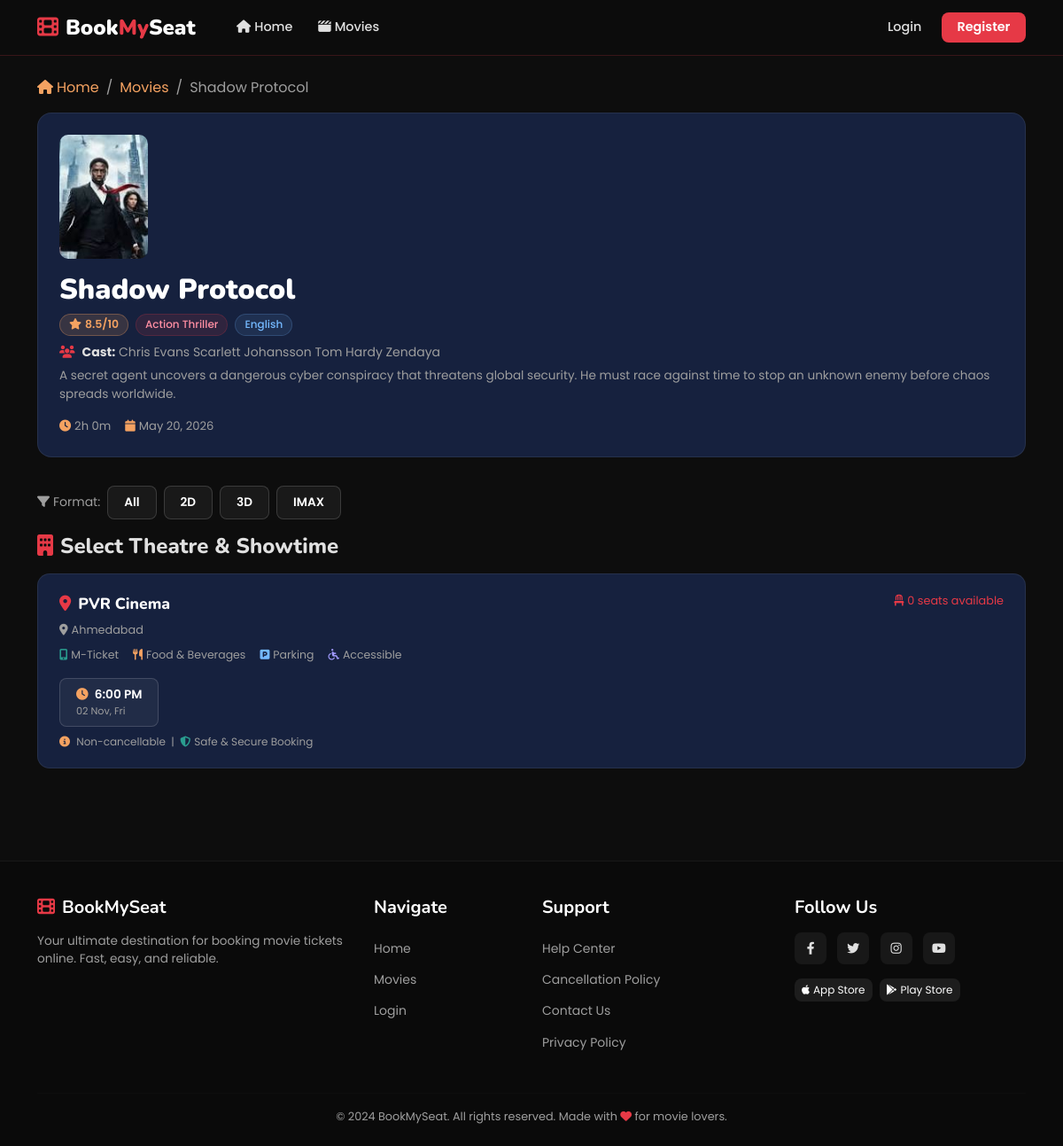
Page /movies/1/theaters/ on the committed database.
### movies/models.py (models this page shows, shortened)
class Movie(models.Model):
    name = models.CharField(max_length=255)
    image = models.ImageField(upload_to='movies/')
    rating = models.DecimalField(max_digits=3, decimal_places=1)
    cast = models.TextField()
    description = models.TextField(blank=True, null=True)
    genre = models.CharField(max_length=100, blank=True, null=True)
    language = models.CharField(max_length=50, default='English')
    duration = models.PositiveIntegerField(help_text='Duration in minutes', default=120)
    release_date = models.DateField(blank=True, null=True)
    def duration_display(self):
        hours = self.duration // 60
        minutes = self.duration % 60
        return f'{hours}h {minutes}m'

class Theater(models.Model):
    name = models.CharField(max_length=255)
    movie = models.ForeignKey(Movie, on_delete=models.CASCADE, related_name='theaters')
    time = models.DateTimeField()
    location = models.CharField(max_length=255, blank=True, null=True)
    total_seats = models.PositiveIntegerField(default=50)
    def available_seats_count(self):
        return self.seats.filter(is_booked=False).count()

### movies/views.py (the view)
# urls.py: path('<int:movie_id>/theaters/', views.theater_list, name='theater_list'),
def theater_list(request, movie_id):
    movie = get_object_or_404(Movie, id=movie_id)
    theaters = Theater.objects.filter(movie=movie)
    return render(request, 'movies/theater_list.html', {'movie': movie, 'theaters': theaters})

### templates/movies/theater_list.html (shortened to what this page needs)
{% extends "users/basic.html" %}
{% block content %}
<div class="container py-4">
  <nav aria-label="breadcrumb" class="mb-3">
    <ol class="breadcrumb">
      <li class="breadcrumb-item"><a href="/"><i class="fas fa-home me-1"></i>Home</a></li>
      <li class="breadcrumb-item"><a href="/movies/">Movies</a></li>
      <li class="breadcrumb-item active">{{ movie.name }}</li>
    </ol>
  </nav>
  <div class="movie-hero">
    <div class="d-flex gap-3 align-items-start flex-wrap">
      <img src="{{ movie.image.url }}" alt="{{ movie.name }}">
      <div class="flex-grow-1">
        <h2 style="font-family:'Nunito',sans-serif;font-weight:900;color:#fff;">{{ movie.name }}</h2>
        <div class="d-flex gap-2 flex-wrap mb-2">
          <span class="rating-badge"><i class="fas fa-star me-1"></i>{{ movie.rating }}/10</span>
          {% if movie.genre %}<span class="genre-badge">{{ movie.genre }}</span>{% endif %}
          {% if movie.language %}
          <span style="background:rgba(116,185,255,0.1);color:#74b9ff;border:1px solid rgba(116,185,255,0.2);border-radius:20px;padding:2px 10px;font-size:0.75rem;font-weight:500;">
            {{ movie.language }}
          </span>
          {% endif %}
        </div>
        {% if movie.cast %}
        <p style="color:var(--text-muted);font-size:0.875rem;margin-bottom:6px;">
          <i class="fas fa-users me-2" style="color:var(--red)"></i><strong style="color:var(--text-light);">Cast:</strong> {{ movie.cast }}
        </p>
        {% endif %}
        {% if movie.description %}
        <p style="color:var(--text-muted);font-size:0.85rem;">{{ movie.description }}</p>
        {% endif %}
        <div class="d-flex gap-3 flex-wrap mt-2" style="font-size:0.82rem;color:var(--text-muted);">
          {% if movie.duration %}<span><i class="fas fa-clock me-1" style="color:var(--accent)"></i>{{ movie.duration_display }}</span>{% endif %}
          {% if movie.release_date %}<span><i class="fas fa-calendar me-1" style="color:var(--accent)"></i>{{ movie.release_date }}</span>{% endif %}
        </div>
      </div>
    </div>
  </div>
  <div class="d-flex gap-2 mb-3 flex-wrap">
    <span style="color:var(--text-muted);font-size:0.875rem;align-self:center;"><i class="fas fa-filter me-1"></i>Format:</span>
    <button class="time-btn active">All</button>
    <button class="time-btn">2D</button>
    <button class="time-btn">3D</button>
    <button class="time-btn">IMAX</button>
  </div>
  <h4 style="font-family:'Nunito',sans-serif;font-weight:800;margin-bottom:1rem;">
    <i class="fas fa-building me-2" style="color:var(--red)"></i>Select Theatre & Showtime
  </h4>
  {% if theaters %}
    {% for theater in theaters %}
    <div class="theater-card">
      <div class="d-flex justify-content-between align-items-start flex-wrap gap-2 mb-3">
        <div>
          <div class="theater-name"><i class="fas fa-map-marker-alt me-2" style="color:var(--red)"></i>{{ theater.name }}</div>
          {% if theater.location %}
          <div class="theater-meta mt-1">
            <span><i class="fas fa-location-dot me-1"></i>{{ theater.location }}</span>
          </div>
          {% endif %}
          <div class="d-flex gap-3 mt-2 flex-wrap" style="font-size:0.78rem;color:var(--text-muted);">
            <span><i class="fas fa-mobile-alt me-1" style="color:var(--success)"></i>M-Ticket</span>
            <span><i class="fas fa-utensils me-1" style="color:var(--accent)"></i>Food & Beverages</span>
            <span><i class="fas fa-parking me-1" style="color:#74b9ff"></i>Parking</span>
            <span><i class="fas fa-wheelchair me-1" style="color:#a29bfe"></i>Accessible</span>
          </div>
        </div>
        <div class="text-end" style="font-size:0.8rem;color:var(--text-muted);">
          {% with avail=theater.available_seats_count %}
          <span style="color:{% if avail < 10 %}var(--red){% else %}var(--success){% endif %}">
            <i class="fas fa-chair me-1"></i>{{ avail }} seats available
          </span>
          {% endwith %}
        </div>
      </div>
      <div class="d-flex gap-2 flex-wrap">
        <a href="{% url 'book_seats' theater.id %}" class="time-btn">
          <i class="fas fa-clock me-1" style="color:var(--accent)"></i>
          {{ theater.time|date:"g:i A" }}
          <div style="font-size:0.7rem;color:var(--text-muted);font-weight:400;">{{ theater.time|date:"d M, D" }}</div>
        </a>
      </div>
      <div class="mt-2" style="font-size:0.75rem;color:var(--text-muted);">
        <i class="fas fa-circle-info me-1" style="color:var(--accent)"></i>
        Non-cancellable &nbsp;|&nbsp; <i class="fas fa-shield-halved me-1" style="color:var(--success)"></i>Safe & Secure Booking
      </div>
    </div>
    {% endfor %}
  {% endif %}
</div>
{% endblock %}

### templates/users/basic.html (shortened to what this page needs)
<!DOCTYPE html>
<html lang="en">
<head>
  <link rel="stylesheet" href="https://cdnjs.cloudflare.com/ajax/libs/font-awesome/6.4.0/css/all.min.css"/>
  <link rel="stylesheet" href="https://cdn.jsdelivr.net/npm/bootstrap@5.3.0/dist/css/bootstrap.min.css"/>
</head>
<body>
<nav class="navbar navbar-expand-lg">
  <div class="container">
    <a class="navbar-brand" href="/">
      <i class="fas fa-film me-2" style="color:var(--red)"></i>Book<span class="brand-my">My</span>Seat
    </a>
    <div class="collapse navbar-collapse" id="navMain">
      <ul class="navbar-nav me-auto ms-3">
        <li class="nav-item"><a class="nav-link" href="/"><i class="fas fa-home me-1"></i>Home</a></li>
        <li class="nav-item"><a class="nav-link" href="/movies/"><i class="fas fa-clapperboard me-1"></i>Movies</a></li>
      </ul>
      <ul class="navbar-nav ms-auto align-items-center gap-2">
        {% if user.is_authenticated %}
          <li class="nav-item">
            <a class="nav-link" href="{% url 'profile' %}">
              <i class="fas fa-circle-user me-1" style="color:var(--accent)"></i>{{ user.username }}
            </a>
          </li>
          <li class="nav-item">
            <form method="POST" action="{% url 'logout' %}" class="d-inline">
              {% csrf_token %}
              <button type="submit" class="btn btn-sm btn-outline-danger px-3">
                <i class="fas fa-right-from-bracket me-1"></i>Logout
              </button>
            </form>
          </li>
        {% else %}
          <li class="nav-item"><a class="nav-link" href="{% url 'login' %}">Login</a></li>
          <li class="nav-item"><a class="nav-link btn-nav-reg" href="{% url 'register' %}">Register</a></li>
        {% endif %}
      </ul>
    </div>
  </div>
</nav>
<div class="main-content">
  {% block content %}{% endblock %}
</div>
<footer class="site-footer">
  <div class="container">
    <div class="row">
      <div class="col-md-4 mb-4 mb-md-0">
        <h5><i class="fas fa-film me-2" style="color:var(--red)"></i>BookMySeat</h5>
        <p style="font-size:0.85rem;">Your ultimate destination for booking movie tickets online. Fast, easy, and reliable.</p>
      </div>
      <div class="col-md-2 mb-4 mb-md-0">
        <h5>Navigate</h5>
        <ul class="list-unstyled" style="line-height:2.2">
          <li><a href="/">Home</a></li>
          <li><a href="/movies/">Movies</a></li>
          {% if user.is_authenticated %}
          <li><a href="{% url 'profile' %}">My Profile</a></li>
          {% else %}
          <li><a href="{% url 'login' %}">Login</a></li>
          {% endif %}
        </ul>
      </div>
      <div class="col-md-3 mb-4 mb-md-0">
        <h5>Support</h5>
        <ul class="list-unstyled" style="line-height:2.2">
          <li><a href="#">Help Center</a></li>
          <li><a href="#">Cancellation Policy</a></li>
          <li><a href="#">Contact Us</a></li>
          <li><a href="#">Privacy Policy</a></li>
        </ul>
      </div>
      <div class="col-md-3">
        <h5>Follow Us</h5>
        <div class="mt-2 mb-3">
          <a href="#" class="social-link"><i class="fab fa-facebook-f"></i></a>
          <a href="#" class="social-link"><i class="fab fa-twitter"></i></a>
          <a href="#" class="social-link"><i class="fab fa-instagram"></i></a>
          <a href="#" class="social-link"><i class="fab fa-youtube"></i></a>
        </div>
        <div class="d-flex gap-2 flex-wrap">
          <a href="#" class="btn btn-sm" style="background:rgba(255,255,255,0.08);color:#fff;border-radius:8px;font-size:0.75rem;border:none;">
            <i class="fab fa-apple me-1"></i>App Store
          </a>
          <a href="#" class="btn btn-sm" style="background:rgba(255,255,255,0.08);color:#fff;border-radius:8px;font-size:0.75rem;border:none;">
            <i class="fab fa-google-play me-1"></i>Play Store
          </a>
        </div>
      </div>
    </div>
    <hr style="border-color:rgba(255,255,255,0.06);margin-top:1.5rem;">
    <p class="text-center mb-0" style="font-size:0.8rem;">&copy; 2024 BookMySeat. All rights reserved. Made with <i class="fas fa-heart" style="color:var(--red)"></i> for movie lovers.</p>
  </div>
</footer>
</body>
</html>

### templates/users/basic.html (style rules this page uses)
:root { --red: #e63946; --dark: #0d0d0d; --card-bg: #16213e; --accent: #f4a261; --text-light: #e0e0e0; --text-muted: #9e9e9e; --success: #2a9d8f; }
* { margin:0; padding:0; box-sizing:border-box; }
body { font-family:'Poppins',sans-serif; background:var(--dark); color:var(--text-light); min-height:100vh; }
.navbar { background:rgba(13,13,13,0.98) !important; backdrop-filter:blur(12px); border-bottom:1px solid rgba(230,57,70,0.2); position:sticky; top:0; z-index:1000; }
.navbar-brand { font-family:'Nunito',sans-serif; font-weight:900; font-size:1.5rem; color:#fff !important; }
.navbar-brand .brand-my { color:var(--red); }
.nav-link { color:var(--text-light) !important; font-weight:500; font-size:0.9rem; padding:0.4rem 0.9rem !important; border-radius:6px; transition:all 0.2s; }
.btn-nav-reg { background:var(--red); color:#fff !important; border-radius:8px; font-weight:600; padding:0.4rem 1.1rem !important; }
.rating-badge { background:rgba(244,162,97,0.15); color:var(--accent); border:1px solid rgba(244,162,97,0.3); border-radius:20px; padding:2px 10px; font-size:0.78rem; font-weight:600; }
.genre-badge { background:rgba(230,57,70,0.12); color:#ff8fa3; border:1px solid rgba(230,57,70,0.2); border-radius:20px; padding:2px 10px; font-size:0.75rem; font-weight:500; }
.site-footer { background:#0a0a0a; border-top:1px solid rgba(255,255,255,0.06); padding:2.5rem 0 1.5rem; margin-top:4rem; color:var(--text-muted); }
.site-footer h5 { color:#fff; font-weight:700; margin-bottom:1rem; font-family:'Nunito',sans-serif; }
.site-footer a { color:var(--text-muted); text-decoration:none; transition:color 0.2s; font-size:0.875rem; }
.social-link { display:inline-flex; align-items:center; justify-content:center; width:36px; height:36px; border-radius:8px; background:rgba(255,255,255,0.06); color:var(--text-light) !important; margin-right:8px; transition:all 0.2s; }

### templates/movies/theater_list.html (style rules this page uses)
.movie-hero { background:var(--card-bg); border-radius:16px; padding:1.5rem; border:1px solid rgba(255,255,255,0.07); margin-bottom:2rem; }
.movie-hero img { width:100px; height:140px; object-fit:cover; border-radius:10px; }
.theater-card { background:var(--card-bg); border-radius:14px; border:1px solid rgba(255,255,255,0.07); padding:1.25rem 1.5rem; margin-bottom:1rem; transition:border-color 0.2s; }
.theater-name { font-family:'Nunito',sans-serif; font-weight:800; font-size:1.1rem; color:#fff; }
.theater-meta span { color:var(--text-muted); font-size:0.8rem; margin-right:1rem; }
.time-btn { background:rgba(255,255,255,0.05); border:1px solid rgba(255,255,255,0.15); color:#fff; border-radius:8px; padding:8px 18px; font-size:0.85rem; font-weight:600; text-decoration:none; transition:all 0.2s; display:inline-block; }
.breadcrumb { background:transparent; padding:0; }
.breadcrumb-item a { color:var(--accent); text-decoration:none; }
.breadcrumb-item.active { color:var(--text-muted); }
.breadcrumb-item+.breadcrumb-item::before { color:var(--text-muted); }

### rows in the picture
Movie: name "Shadow Protocol", image (picture), rating "8.5", genre "Action Thriller", language "English", cast "Chris Evans Scarlett Johansson Tom Hardy Zendaya", description "A secret agent uncovers a dangerous cyber conspiracy that threatens global security. He must race against time to stop an unknown enemy before chaos spreads worldwide.", duration_display "2h 0m", release_date "May 20, 2026"
Theater: name "PVR Cinema", location "Ahmedabad", available_seats_count "0", time "6:00 PM", time "02 Nov, Fri"
